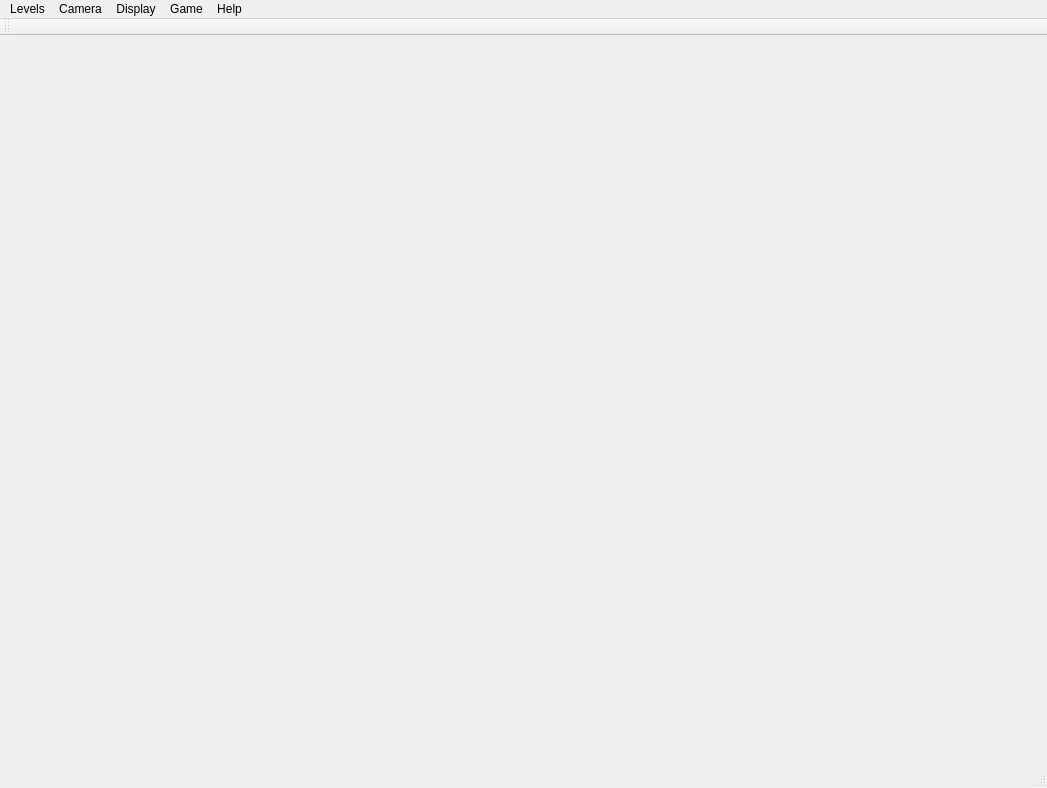
<?xml version="1.0" encoding="UTF-8"?>
<ui version="4.0">
 <class>MainWindow</class>
 <widget class="QMainWindow" name="MainWindow">
  <property name="geometry">
   <rect>
    <x>0</x>
    <y>0</y>
    <width>1047</width>
    <height>788</height>
   </rect>
  </property>
  <property name="windowTitle">
   <string>Visualisering og Simulering - 2019</string>
  </property>
  <widget class="QWidget" name="centralWidget">
   <layout class="QVBoxLayout" name="verticalLayout">
    <item>
     <layout class="QVBoxLayout" name="OpenGLLayout"/>
    </item>
   </layout>
  </widget>
  <widget class="QMenuBar" name="menuBar">
   <property name="geometry">
    <rect>
     <x>0</x>
     <y>0</y>
     <width>1047</width>
     <height>20</height>
    </rect>
   </property>
   <widget class="QMenu" name="menuLevels">
    <property name="title">
     <string>Levels</string>
    </property>
    <addaction name="actionLevel_1"/>
    <addaction name="actionLevel_2"/>
   </widget>
   <widget class="QMenu" name="menuDisplay">
    <property name="title">
     <string>Display</string>
    </property>
    <addaction name="actionAxis"/>
    <addaction name="separator"/>
    <addaction name="actionToggle_Wireframe"/>
    <addaction name="separator"/>
    <addaction name="actionSmooth_Terrain"/>
   </widget>
   <widget class="QMenu" name="menuGame">
    <property name="title">
     <string>Game</string>
    </property>
    <addaction name="actionStart"/>
    <addaction name="actionStop"/>
    <addaction name="actionRestart"/>
   </widget>
   <widget class="QMenu" name="menuHelp">
    <property name="title">
     <string>Help</string>
    </property>
    <addaction name="actionControls"/>
    <addaction name="separator"/>
    <addaction name="actionReset_Player"/>
   </widget>
   <widget class="QMenu" name="menuCamera">
    <property name="title">
     <string>Camera</string>
    </property>
    <addaction name="actionView_1"/>
    <addaction name="actionView_2"/>
    <addaction name="actionView_3"/>
   </widget>
   <addaction name="menuLevels"/>
   <addaction name="menuCamera"/>
   <addaction name="menuDisplay"/>
   <addaction name="menuGame"/>
   <addaction name="menuHelp"/>
  </widget>
  <widget class="QToolBar" name="mainToolBar">
   <attribute name="toolBarArea">
    <enum>TopToolBarArea</enum>
   </attribute>
   <attribute name="toolBarBreak">
    <bool>false</bool>
   </attribute>
  </widget>
  <widget class="QStatusBar" name="statusBar"/>
  <action name="actionAxis">
   <property name="text">
    <string>Axis/Curve</string>
   </property>
  </action>
  <action name="actionLevel_1">
   <property name="text">
    <string>Level 1</string>
   </property>
  </action>
  <action name="actionLevel_2">
   <property name="text">
    <string>Level 2</string>
   </property>
  </action>
  <action name="actionToggle_Wireframe">
   <property name="text">
    <string>Toggle Wireframe</string>
   </property>
  </action>
  <action name="actionStart">
   <property name="text">
    <string>Start</string>
   </property>
  </action>
  <action name="actionStop">
   <property name="text">
    <string>Pause</string>
   </property>
  </action>
  <action name="actionRestart">
   <property name="text">
    <string>Restart</string>
   </property>
  </action>
  <action name="actionSmooth_Terrain">
   <property name="text">
    <string>Smooth Terrain</string>
   </property>
  </action>
  <action name="actionControls">
   <property name="text">
    <string>Controls</string>
   </property>
  </action>
  <action name="actionReset_Player">
   <property name="text">
    <string>Reset Player</string>
   </property>
  </action>
  <action name="actionView_1">
   <property name="text">
    <string>View 1</string>
   </property>
  </action>
  <action name="actionView_2">
   <property name="text">
    <string>View 2</string>
   </property>
  </action>
  <action name="actionView_3">
   <property name="text">
    <string>View 3</string>
   </property>
  </action>
 </widget>
 <layoutdefault spacing="6" margin="11"/>
 <resources/>
 <connections/>
</ui>
